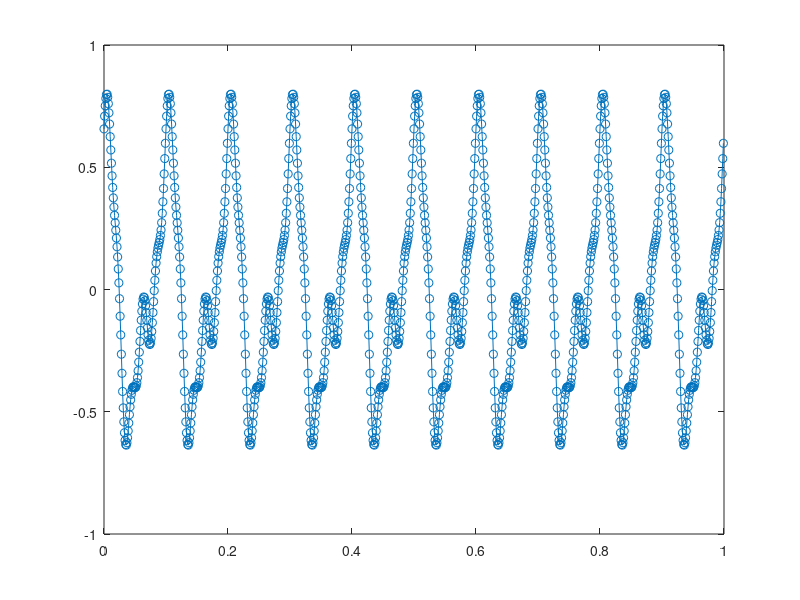

MATLAB code to generate this figure:
% cps_01_sinus.m
clear all; close all;

fpr=1000; Nx=1000; % parametry: czestotliwosc probkowania, liczba probek
%fpr=8000; Nx=3*fpr;
dt = 1/fpr; % okres probkowania
n = 0 : Nx-1; % numery probek
t = dt*n; % chwile probkowania

% sinusoida: amplituda, czestotliwosc, faza
%Wygeneruj sume trzech sinusoid o róznych czestotliwosciach, wiekszych niz 
% z 100 Hz i mniejszych niz 4000 Hz
A1 = 0.5 ; f1 = 10; p1=pi/2; 
A2 = 0.77; f2 = 50; p2=pi/10;
A3 = 0.56; f3 = 20; p3=pi/6;


x1 = A1*sin(2*pi*f1 *t+p1); % pierwszy skladnik sygnalu
x2 = A2*sin(2*pi*f2 *t+p2); % drugi skladnik
x3 = A3*sin(2*pi*f3 *t+p3); % trzeci skladnik

% wybor skladowych: 
x = x1 + 0.123*x2 + 0.456*x3;

plot(t,x1,'o- red', t,x2,'o- blue', t,x3, 'o- green'); 
grid; title('Sygnal x(t)'); xlabel('Czas [s]'); ylabel('Amplituda');
pause;
plot(t,x, 'o-')
sound(x, fpr)
